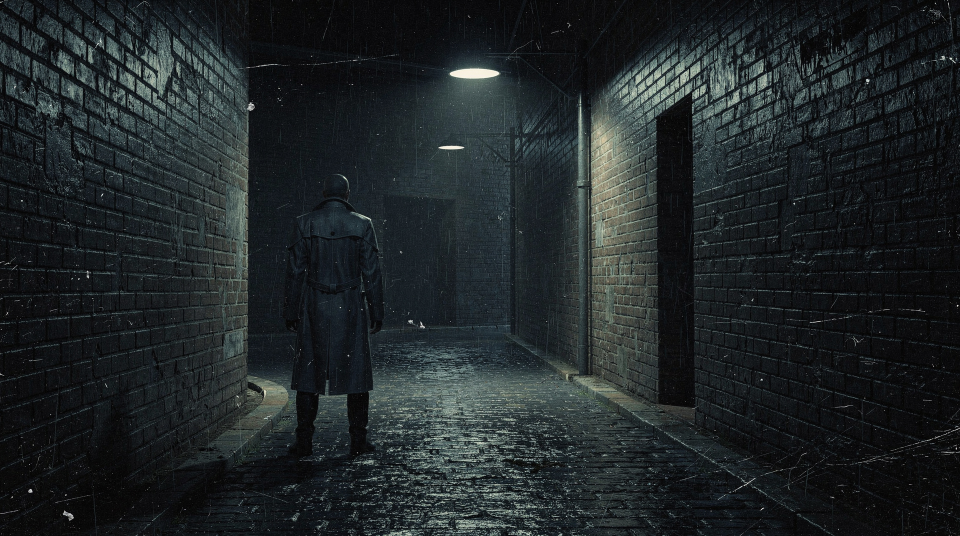
#> input picture assets/gen/prolog_s1_cin_0.jpg, 1920 x 1072 px (shown at 1/2 size)
$ python _prolog_style_sheet.py
#> lines starting #> are read from the running program, lines starting #| are printed output that depends on the picture
# -*- coding: utf-8 -*-
"""Сравнительный лист: стиль финальных кадров пролога (кинохроника vs аниме)."""
import os
from PIL import Image, ImageDraw, ImageFont
HERE = os.path.dirname(os.path.abspath(__file__))
GEN = os.path.join(HERE, "assets", "gen")
OUT = os.path.join(HERE, "assets", "review", "review_55_prolog_style.png")
LATO_B = "/usr/share/fonts/truetype/lato/Lato-Bold.ttf"
GOTH = "/usr/share/fonts/opentype/urw-base35/URWGothic-Demi.otf"

ITEMS = [
    ("assets/gen/prolog_s1_cin_0.jpg", "S1 · ПОДВОРОТНЯ — кинохроника"),
    ("assets/gen/prolog_s2_cin_0.jpg", "S2 · ЗВЁЗДНЫЙ ГОРОДОК — кинохроника"),
    ("assets/gen/prolog_s2_anime_0.jpg", "S2 · ЗВЁЗДНЫЙ ГОРОДОК — аниме-гальгэ (как VN)"),
]
CW = 900
imgs = []
for p, cap in ITEMS:
    im = Image.open(os.path.join(HERE, p)).convert("RGB")
#> im is the input picture: PIL image 1920x1072 RGB; mean R, G, B 31.8, 37.7, 39.5
    im = im.resize((CW, round(im.height * CW / im.width)), Image.LANCZOS)
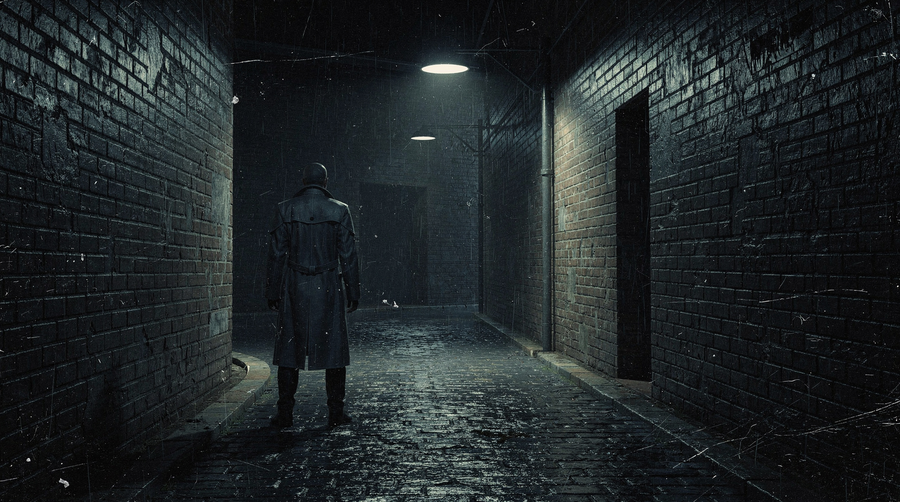
#> im: PIL image 900x502 RGB; mean R, G, B 31.8, 37.8, 39.5
    imgs.append((im, cap))
#> pass 2 of the loop `for p, cap in ITEMS:`:
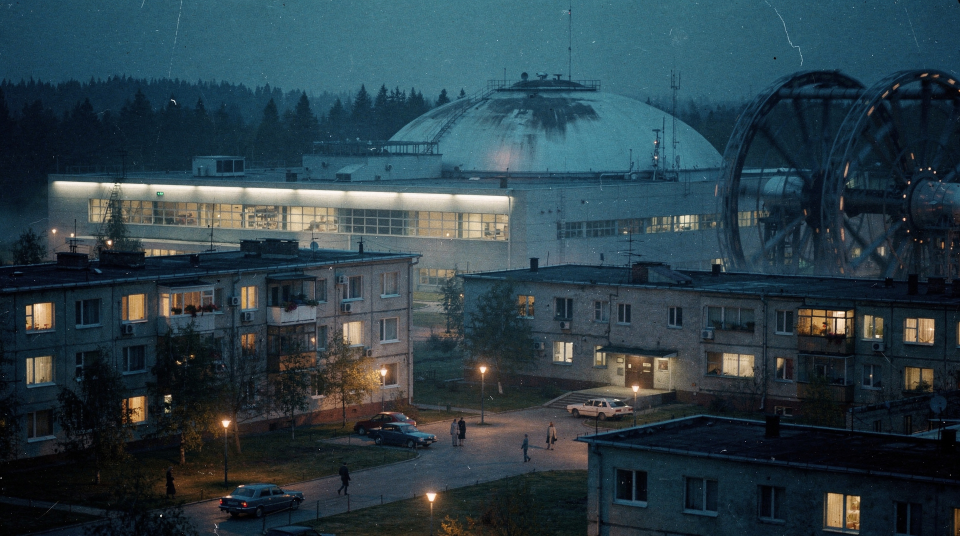
#> input picture assets/gen/prolog_s2_cin_0.jpg, 1920 x 1072 px (shown at 1/2 size)
#> im is the input picture: PIL image 1920x1072 RGB; mean R, G, B 43.8, 63, 71.9
#> `im = im.resize((CW, round(im.height * CW / im.width)), Image.LANCZOS)`:
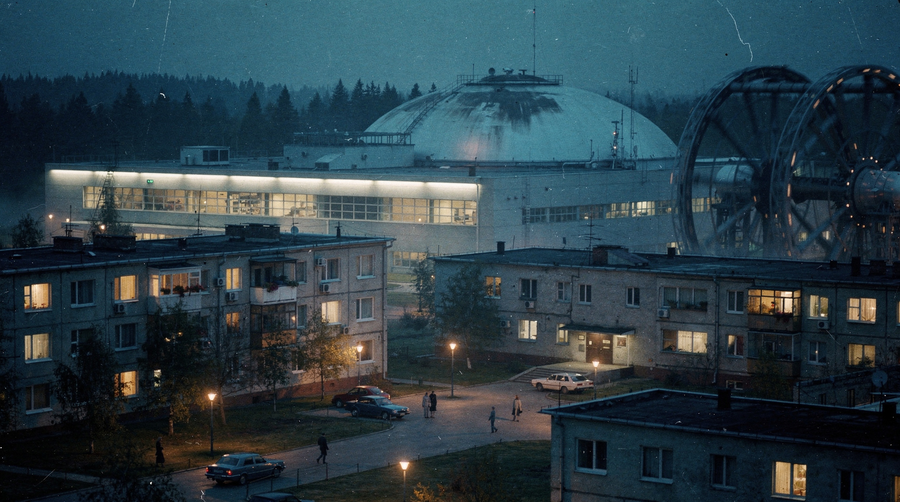
#> im: PIL image 900x502 RGB; mean R, G, B 43.8, 63, 71.9
#> pass 3 of the loop `for p, cap in ITEMS:`:
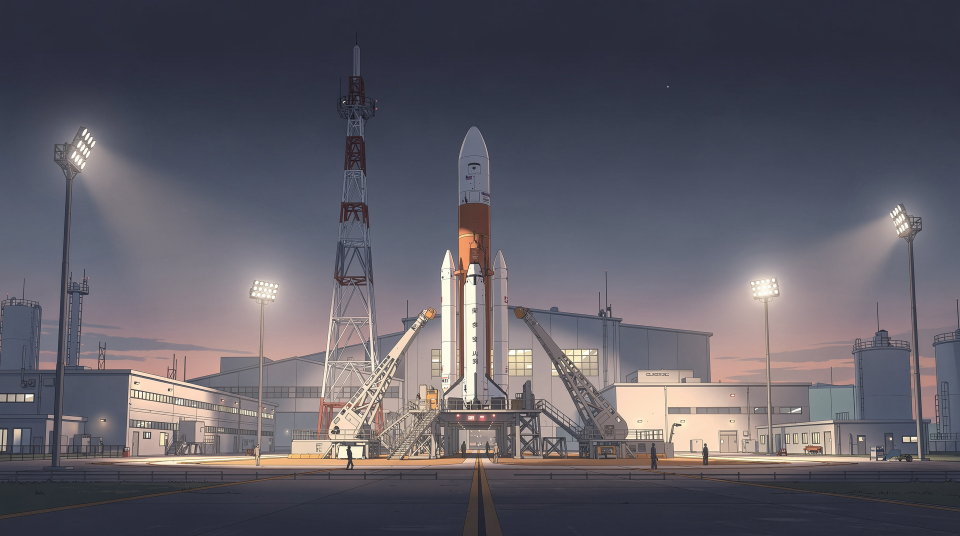
#> input picture assets/gen/prolog_s2_anime_0.jpg, 1920 x 1072 px (shown at 1/2 size)
#> im is the input picture: PIL image 1920x1072 RGB; mean R, G, B 94.4, 91.4, 100.9
#> `im = im.resize((CW, round(im.height * CW / im.width)), Image.LANCZOS)`:
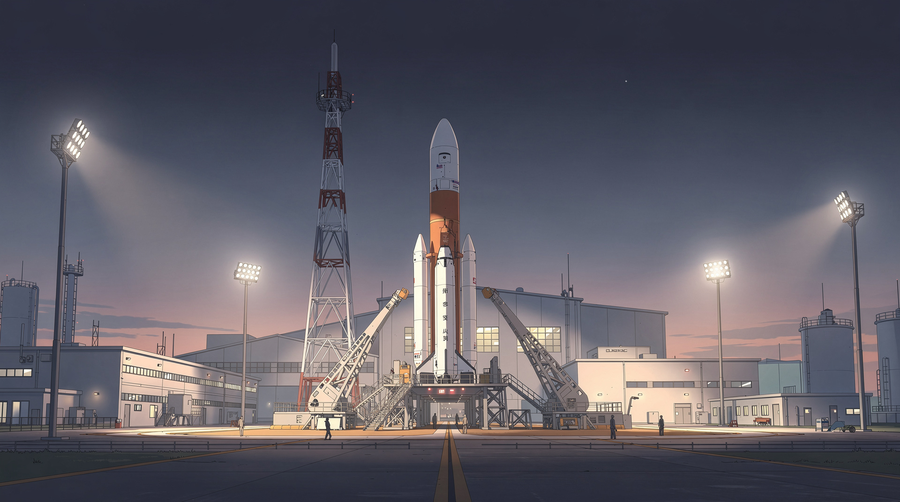
#> im: PIL image 900x502 RGB; mean R, G, B 94.4, 91.4, 100.9

pad, cap_h, hdr = 18, 46, 70
total_h = hdr + sum(im.height + cap_h + pad for im, _ in imgs) + pad
#> total_h = 1786
canvas = Image.new("RGB", (CW + 2 * pad, total_h), (14, 15, 20))
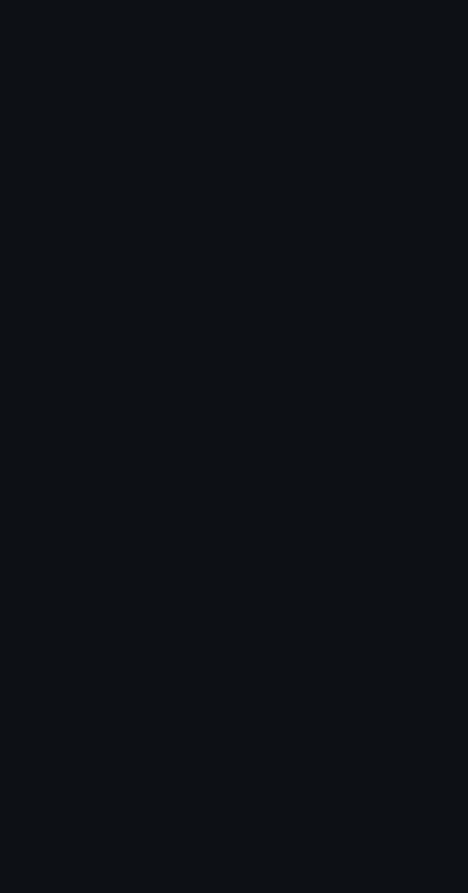
#> canvas: PIL image 936x1786 RGB (shown at 1/2 size); mean R, G, B 14, 15, 20
d = ImageDraw.Draw(canvas)
d.text((pad, 18), "«ЗАРЯНКА» — пролог: стиль финальных кадров (flux-2)", font=ImageFont.truetype(GOTH, 30), fill=(226, 186, 104))
y = hdr
for im, cap in imgs:
    canvas.paste(im, (pad, y))
    y += im.height + 6
    d.text((pad, y), cap, font=ImageFont.truetype(LATO_B, 30), fill=(240, 236, 228))
    y += cap_h
#> this loop made 3 passes
#> (cap, y) on passes 1 to 2: ('S1 · ПОДВОРОТНЯ — кинохроника', 624), ('S2 · ЗВЁЗДНЫЙ ГОРОДОК — кинохроника', 1178)
#> y on pass 3: 1732
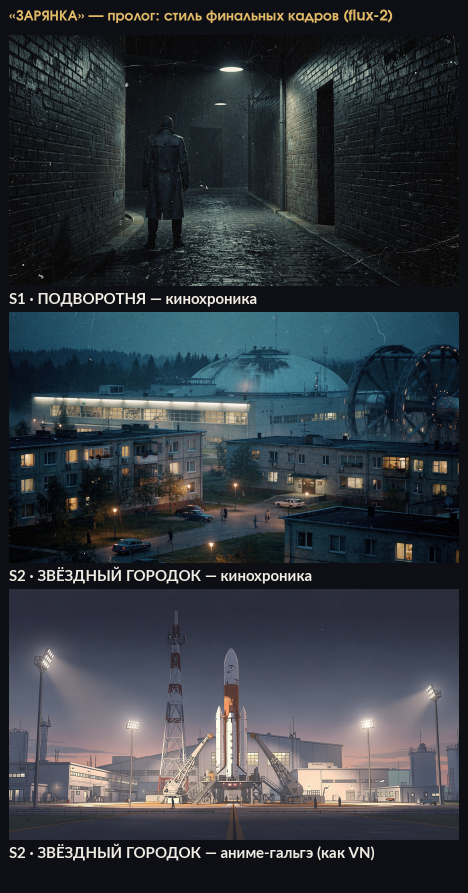
#> canvas: PIL image 936x1786 RGB (shown at 1/2 size); mean R, G, B 51.3, 57.3, 63.3
#> after the loop, y = 1732
canvas.save(OUT)
print("saved", os.path.relpath(OUT, HERE), canvas.size)
#| saved assets/review/review_55_prolog_style.png (936, 1786)
